Frame 1 (no input): blank canvas, image omitted
Frame 60 (the mouse pressed at the canvas centre just before this capture): blank canvas, image omitted
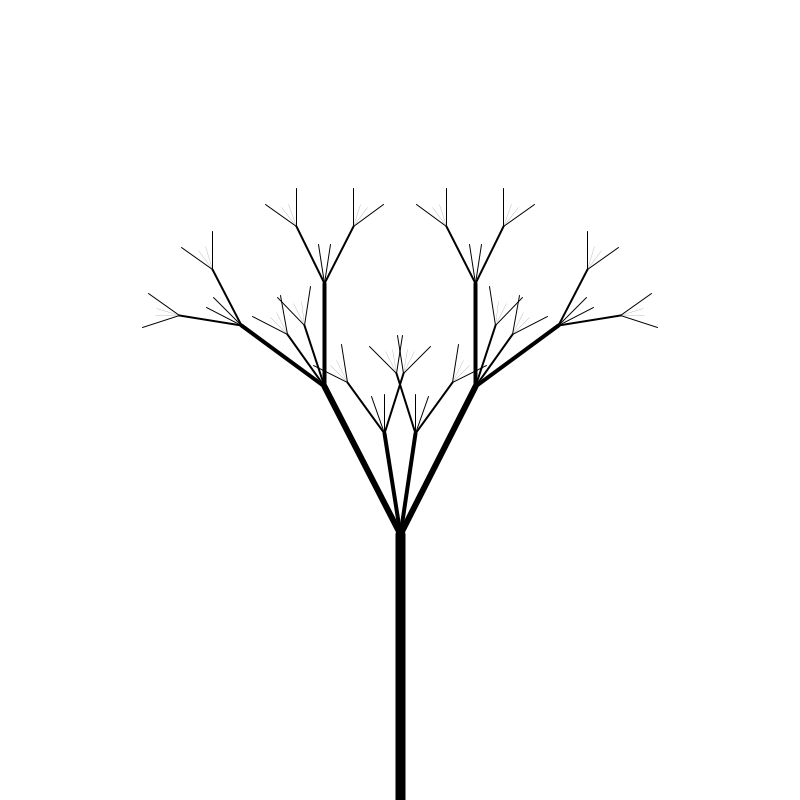
Frame 120 (the mouse held since frame 60 and released just before this capture)

The Processing sketch whose frames 1 and 60 were blank and that drew this single picture after the mouse press (run headless with seeded random() and noise(); from frame 60 on, the mouse is pressed at the canvas centre):

// Processing sketch: n_narytrees
// ── n_narytrees.pde
float theta;
float lengthMultiplier = 0.66;
int branches = 3;

void setup() {
  size(800, 800);
}

void draw() {
  background(255);
  theta = map(mouseX, 0, width, 0, PI/2);
  branches = floor(map(mouseY, 0, height, 2, 10));
  translate(width/2, height);
  stroke(0);

  branch(height/3);
}

void branch(int length) {
  strokeWeight(length/25);
  line(0, 0, 0, -length);
  translate(0, -length);

  length *= lengthMultiplier;

  if (length <= height/20 || theta == 0) {
    return;
  }

  for (float angle = -theta; angle <= theta; angle += 2*theta / (branches - 1)) {
    pushMatrix();
    rotate(angle);
    branch(floor(length * abs(cos(angle * branches))));
    popMatrix();
  }
}
